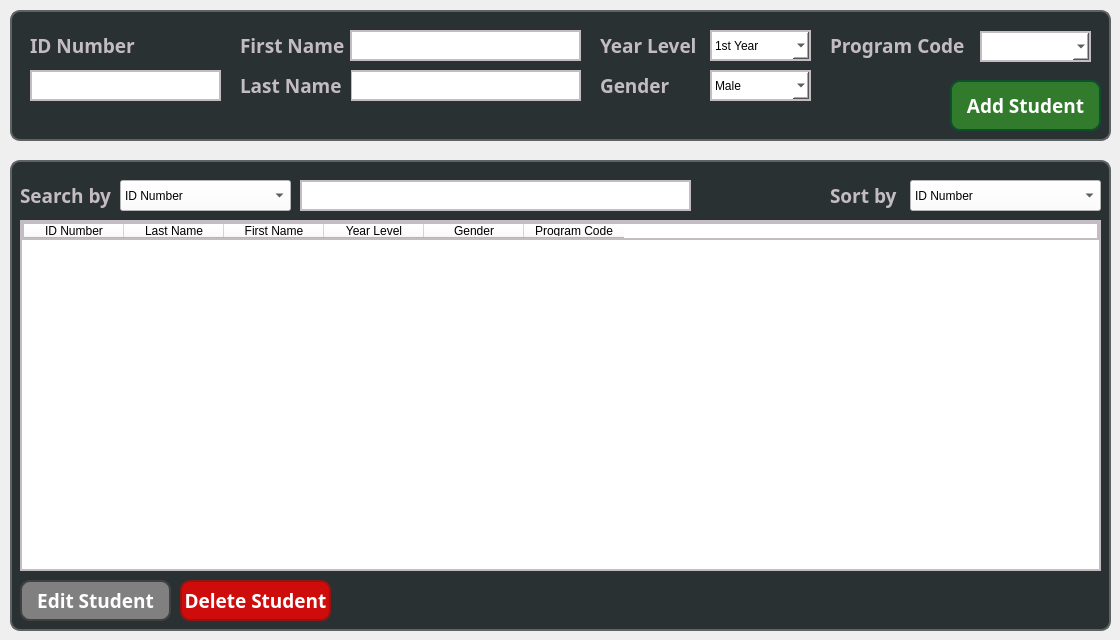
    <widget class="QWidget" name="tabStudents">
     <attribute name="title">
      <string>Students</string>
     </attribute>
     <widget class="QLabel" name="txtSortStudentTbl">
      <property name="geometry">
       <rect>
        <x>830</x>
        <y>180</y>
        <width>91</width>
        <height>31</height>
       </rect>
      </property>
      <property name="font">
       <font>
        <family>Inter 18pt</family>
        <pointsize>14</pointsize>
        <weight>75</weight>
        <bold>true</bold>
       </font>
      </property>
      <property name="styleSheet">
       <string notr="true">background: #2a3133;
color: rgb(195, 188, 194);

</string>
      </property>
      <property name="text">
       <string>Sort by</string>
      </property>
     </widget>
     <widget class="QPushButton" name="btnDeleteStudent">
      <property name="geometry">
       <rect>
        <x>180</x>
        <y>580</y>
        <width>151</width>
        <height>41</height>
       </rect>
      </property>
      <property name="font">
       <font>
        <family>Inter 18pt</family>
        <pointsize>14</pointsize>
        <weight>75</weight>
        <bold>true</bold>
       </font>
      </property>
      <property name="styleSheet">
       <string notr="true">background-color: rgb(206, 12, 12);;
color: white;
border: 2px solid rgb(143, 22, 18);
border-radius: 10px;
</string>
      </property>
      <property name="text">
       <string>Delete Student</string>
      </property>
     </widget>
     <widget class="QLabel" name="txtSearchStudentTbl">
      <property name="geometry">
       <rect>
        <x>20</x>
        <y>180</y>
        <width>101</width>
        <height>31</height>
       </rect>
      </property>
      <property name="font">
       <font>
        <family>Inter 18pt</family>
        <pointsize>14</pointsize>
        <weight>75</weight>
        <bold>true</bold>
       </font>
      </property>
      <property name="layoutDirection">
       <enum>Qt::LeftToRight</enum>
      </property>
      <property name="styleSheet">
       <string notr="true">color: rgb(195, 188, 194);
background: #2a3133;</string>
      </property>
      <property name="text">
       <string>Search by</string>
      </property>
     </widget>
     <widget class="QTableWidget" name="tblStudents">
      <property name="geometry">
       <rect>
        <x>20</x>
        <y>220</y>
        <width>1081</width>
        <height>351</height>
       </rect>
      </property>
      <property name="styleSheet">
       <string notr="true">background-color: rgb(255, 255, 255);
border: 2px solid rgb(195, 188, 194);</string>
      </property>
      <column>
       <property name="text">
        <string>ID Number</string>
       </property>
      </column>
      <column>
       <property name="text">
        <string>Last Name</string>
       </property>
      </column>
      <column>
       <property name="text">
        <string>First Name</string>
       </property>
      </column>
      <column>
       <property name="text">
        <string>Year Level</string>
       </property>
      </column>
      <column>
       <property name="text">
        <string>Gender</string>
       </property>
      </column>
      <column>
       <property name="text">
        <string>Program Code</string>
       </property>
      </column>
     </widget>
     <widget class="QComboBox" name="inSort">
      <property name="geometry">
       <rect>
        <x>910</x>
        <y>180</y>
        <width>191</width>
        <height>31</height>
       </rect>
      </property>
      <property name="styleSheet">
       <string notr="true">background-color: rgb(255, 255, 255);</string>
      </property>
      <item>
       <property name="text">
        <string>ID Number</string>
       </property>
      </item>
      <item>
       <property name="text">
        <string>First Name</string>
       </property>
      </item>
      <item>
       <property name="text">
        <string>Last Name</string>
       </property>
      </item>
      <item>
       <property name="text">
        <string>Year Level</string>
       </property>
      </item>
      <item>
       <property name="text">
        <string>Gender</string>
       </property>
      </item>
      <item>
       <property name="text">
        <string>Program Code</string>
       </property>
      </item>
     </widget>
     <widget class="QComboBox" name="inSearchByStudentTbl">
      <property name="geometry">
       <rect>
        <x>120</x>
        <y>180</y>
        <width>171</width>
        <height>31</height>
       </rect>
      </property>
      <property name="styleSheet">
       <string notr="true">background-color: white;</string>
      </property>
      <item>
       <property name="text">
        <string>ID Number</string>
       </property>
      </item>
      <item>
       <property name="text">
        <string>First Name</string>
       </property>
      </item>
      <item>
       <property name="text">
        <string>Last Name</string>
       </property>
      </item>
      <item>
       <property name="text">
        <string>Year Level</string>
       </property>
      </item>
      <item>
       <property name="text">
        <string>Program Code</string>
       </property>
      </item>
     </widget>
     <widget class="QPushButton" name="btnEditStudent">
      <property name="geometry">
       <rect>
        <x>20</x>
        <y>580</y>
        <width>151</width>
        <height>41</height>
       </rect>
      </property>
      <property name="font">
       <font>
        <family>Inter 18pt</family>
        <pointsize>14</pointsize>
        <weight>75</weight>
        <bold>true</bold>
       </font>
      </property>
      <property name="styleSheet">
       <string notr="true">background-color: gray;
color: white;
border: 2px solid rgb(65, 65, 65);
border-radius: 10px;</string>
      </property>
      <property name="text">
       <string>Edit Student</string>
      </property>
     </widget>
     <widget class="QLineEdit" name="inSearchStudentTbl">
      <property name="geometry">
       <rect>
        <x>300</x>
        <y>180</y>
        <width>391</width>
        <height>31</height>
       </rect>
      </property>
      <property name="styleSheet">
       <string notr="true">background: white;
color: black;
border: 2px solid rgb(195, 188, 194);</string>
      </property>
      <property name="text">
       <string/>
      </property>
     </widget>
     <widget class="QPushButton" name="btnAddStudent">
      <property name="geometry">
       <rect>
        <x>950</x>
        <y>80</y>
        <width>151</width>
        <height>51</height>
       </rect>
      </property>
      <property name="font">
       <font>
        <family>Inter 18pt</family>
        <pointsize>14</pointsize>
        <weight>75</weight>
        <bold>true</bold>
       </font>
      </property>
      <property name="styleSheet">
       <string notr="true">background-color: rgb(50, 123, 44);
color: white;
border: 2px solid rgb(14, 80, 45);
border-radius: 10px;

</string>
      </property>
      <property name="text">
       <string>Add Student</string>
      </property>
     </widget>
     <widget class="QLabel" name="bgAddStudents">
      <property name="geometry">
       <rect>
        <x>10</x>
        <y>10</y>
        <width>1101</width>
        <height>131</height>
       </rect>
      </property>
      <property name="styleSheet">
       <string notr="true">background: #2a3133;
border-radius: 10px;
border: 2px solid #606364
</string>
      </property>
      <property name="text">
       <string/>
      </property>
     </widget>
     <widget class="QLabel" name="bgStudentTbl">
      <property name="geometry">
       <rect>
        <x>10</x>
        <y>160</y>
        <width>1101</width>
        <height>471</height>
       </rect>
      </property>
      <property name="styleSheet">
       <string notr="true">background: #2a3133;
border-radius: 10px;
border: 2px solid #606364</string>
      </property>
      <property name="text">
       <string/>
      </property>
     </widget>
     <widget class="QComboBox" name="inGender">
      <property name="geometry">
       <rect>
        <x>710</x>
        <y>70</y>
        <width>101</width>
        <height>31</height>
       </rect>
      </property>
      <property name="styleSheet">
       <string notr="true">background: white;
color: black;
border: 2px solid rgb(195, 188, 194);</string>
      </property>
      <item>
       <property name="text">
        <string>Male</string>
       </property>
      </item>
      <item>
       <property name="text">
        <string>Female</string>
       </property>
      </item>
     </widget>
     <widget class="QLabel" name="txtProgramCode">
      <property name="geometry">
       <rect>
        <x>830</x>
        <y>30</y>
        <width>161</width>
        <height>31</height>
       </rect>
      </property>
      <property name="font">
       <font>
        <family>Inter 18pt</family>
        <pointsize>14</pointsize>
        <weight>75</weight>
        <bold>true</bold>
       </font>
      </property>
      <property name="styleSheet">
       <string notr="true">background: #2a3133;
color: rgb(195, 188, 194);</string>
      </property>
      <property name="text">
       <string>Program Code</string>
      </property>
     </widget>
     <widget class="QLineEdit" name="inLastName">
      <property name="geometry">
       <rect>
        <x>350</x>
        <y>70</y>
        <width>231</width>
        <height>31</height>
       </rect>
      </property>
      <property name="styleSheet">
       <string notr="true">background: white;
color: black;
border: 2px solid rgb(195, 188, 194);</string>
      </property>
      <property name="text">
       <string/>
      </property>
     </widget>
     <widget class="QLabel" name="txtFirstName">
      <property name="geometry">
       <rect>
        <x>240</x>
        <y>30</y>
        <width>131</width>
        <height>31</height>
       </rect>
      </property>
      <property name="font">
       <font>
        <family>Inter 18pt</family>
        <pointsize>14</pointsize>
        <weight>75</weight>
        <bold>true</bold>
       </font>
      </property>
      <property name="styleSheet">
       <string notr="true">background: #2a3133;
color: rgb(195, 188, 194);</string>
      </property>
      <property name="text">
       <string>First Name</string>
      </property>
     </widget>
     <widget class="QLabel" name="txtYearLevel">
      <property name="geometry">
       <rect>
        <x>600</x>
        <y>30</y>
        <width>111</width>
        <height>31</height>
       </rect>
      </property>
      <property name="font">
       <font>
        <family>Inter 18pt</family>
        <pointsize>14</pointsize>
        <weight>75</weight>
        <bold>true</bold>
       </font>
      </property>
      <property name="styleSheet">
       <string notr="true">background: #2a3133;
color: rgb(195, 188, 194);
</string>
      </property>
      <property name="text">
       <string>Year Level</string>
      </property>
     </widget>
     <widget class="QLineEdit" name="inFirstName">
      <property name="geometry">
       <rect>
        <x>350</x>
        <y>30</y>
        <width>231</width>
        <height>31</height>
       </rect>
      </property>
      <property name="styleSheet">
       <string notr="true">background: white;
color: black;
border: 2px solid rgb(195, 188, 194);
</string>
      </property>
      <property name="text">
       <string/>
      </property>
     </widget>
     <widget class="QComboBox" name="inProgramCode">
      <property name="geometry">
       <rect>
        <x>980</x>
        <y>31</y>
        <width>111</width>
        <height>31</height>
       </rect>
      </property>
      <property name="styleSheet">
       <string notr="true">background: white;
color: black;
border: 2px solid rgb(195, 188, 194);</string>
      </property>
     </widget>
     <widget class="QLabel" name="txtGender">
      <property name="geometry">
       <rect>
        <x>600</x>
        <y>70</y>
        <width>101</width>
        <height>31</height>
       </rect>
      </property>
      <property name="font">
       <font>
        <family>Inter 18pt</family>
        <pointsize>14</pointsize>
        <weight>75</weight>
        <bold>true</bold>
       </font>
      </property>
      <property name="styleSheet">
       <string notr="true">background: #2a3133;
color: rgb(195, 188, 194);
</string>
      </property>
      <property name="text">
       <string>Gender</string>
      </property>
     </widget>
     <widget class="QComboBox" name="inYearLevel">
      <property name="geometry">
       <rect>
        <x>710</x>
        <y>30</y>
        <width>101</width>
        <height>31</height>
       </rect>
      </property>
      <property name="styleSheet">
       <string notr="true">background: white;
color: black;
border: 2px solid rgb(195, 188, 194);</string>
      </property>
      <item>
       <property name="text">
        <string>1st Year</string>
       </property>
      </item>
      <item>
       <property name="text">
        <string>2nd Year</string>
       </property>
      </item>
      <item>
       <property name="text">
        <string>3rd Year</string>
       </property>
      </item>
      <item>
       <property name="text">
        <string>4th Year</string>
       </property>
      </item>
     </widget>
     <widget class="QLabel" name="txtLastName">
      <property name="geometry">
       <rect>
        <x>240</x>
        <y>70</y>
        <width>111</width>
        <height>31</height>
       </rect>
      </property>
      <property name="font">
       <font>
        <family>Inter 18pt</family>
        <pointsize>14</pointsize>
        <weight>75</weight>
        <bold>true</bold>
       </font>
      </property>
      <property name="styleSheet">
       <string notr="true">background: #2a3133;
color: rgb(195, 188, 194);
</string>
      </property>
      <property name="text">
       <string>Last Name</string>
      </property>
     </widget>
     <widget class="QLabel" name="txtIDNum">
      <property name="geometry">
       <rect>
        <x>30</x>
        <y>30</y>
        <width>131</width>
        <height>31</height>
       </rect>
      </property>
      <property name="font">
       <font>
        <family>Inter 18pt</family>
        <pointsize>14</pointsize>
        <weight>75</weight>
        <bold>true</bold>
       </font>
      </property>
      <property name="styleSheet">
       <string notr="true">background: #2a3133;
color: rgb(195, 188, 194);</string>
      </property>
      <property name="text">
       <string>ID Number</string>
      </property>
     </widget>
     <widget class="QLineEdit" name="inIDNum">
      <property name="geometry">
       <rect>
        <x>30</x>
        <y>70</y>
        <width>191</width>
        <height>31</height>
       </rect>
      </property>
      <property name="styleSheet">
       <string notr="true">background: white;
color: black;
border: 2px solid rgb(195, 188, 194);
</string>
      </property>
      <property name="text">
       <string/>
      </property>
     </widget>
     <zorder>bgStudentTbl</zorder>
     <zorder>bgAddStudents</zorder>
     <zorder>txtSortStudentTbl</zorder>
     <zorder>txtSearchStudentTbl</zorder>
     <zorder>tblStudents</zorder>
     <zorder>inSort</zorder>
     <zorder>inSearchByStudentTbl</zorder>
     <zorder>btnEditStudent</zorder>
     <zorder>inSearchStudentTbl</zorder>
     <zorder>btnDeleteStudent</zorder>
     <zorder>btnAddStudent</zorder>
     <zorder>inGender</zorder>
     <zorder>txtProgramCode</zorder>
     <zorder>inLastName</zorder>
     <zorder>txtFirstName</zorder>
     <zorder>txtYearLevel</zorder>
     <zorder>inFirstName</zorder>
     <zorder>inProgramCode</zorder>
     <zorder>txtGender</zorder>
     <zorder>inYearLevel</zorder>
     <zorder>txtLastName</zorder>
     <zorder>txtIDNum</zorder>
     <zorder>inIDNum</zorder>
    </widget>
